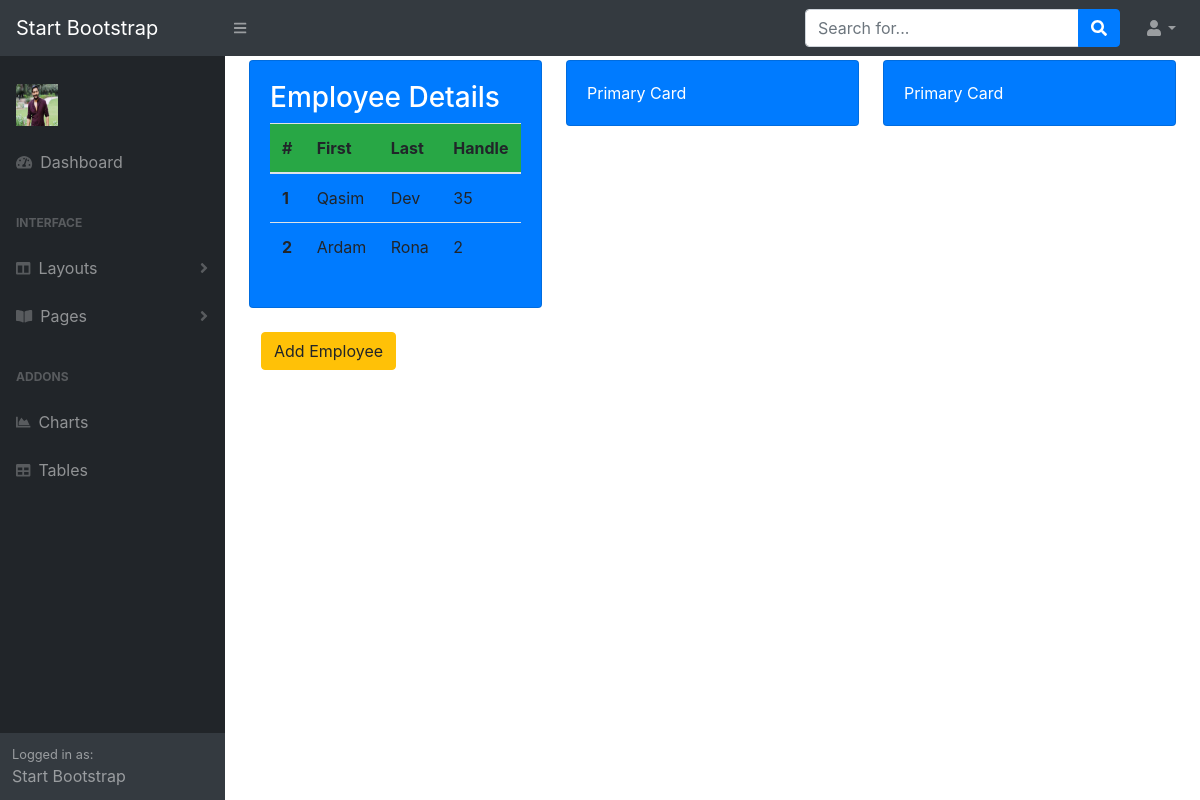
Page /home/display_emp/ on the earlier database version.
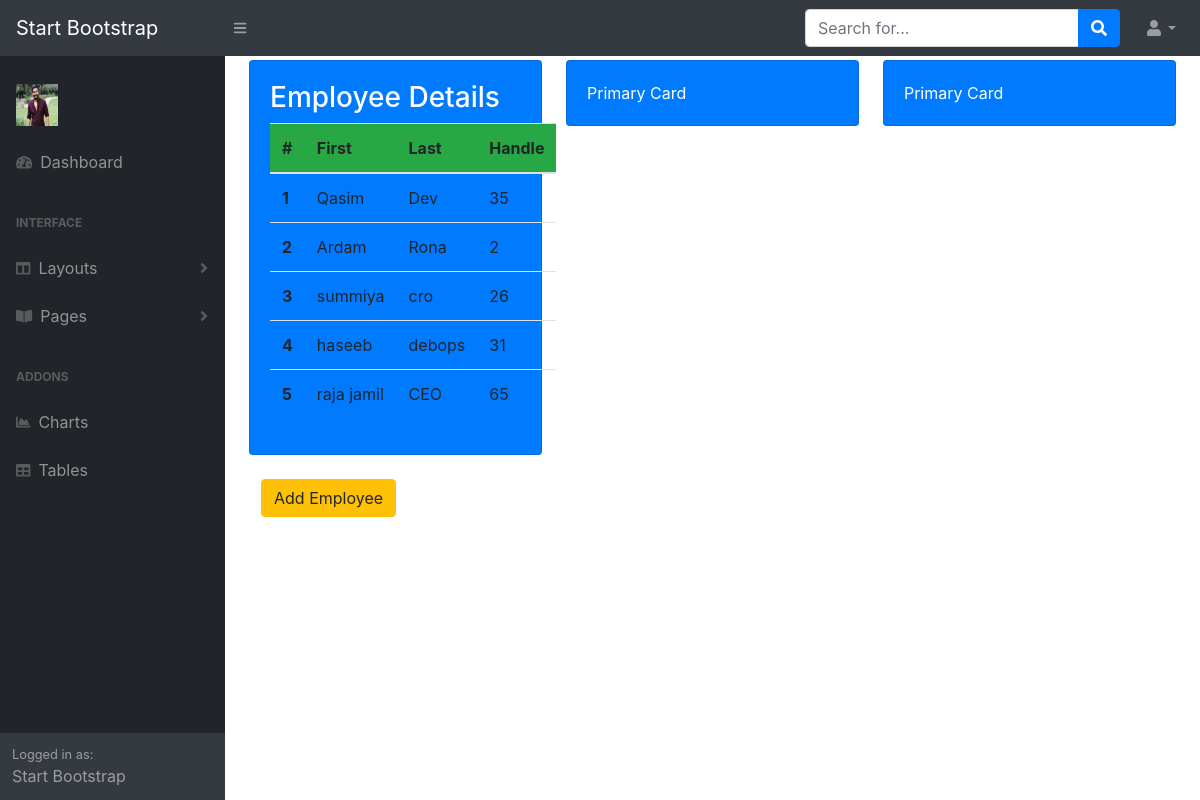
Same page on the later database version.
### admind/models.py (models this page shows)
class Employee(models.Model):
    name = models.CharField(max_length=50)
    post = models.CharField(max_length=50)
    office = models.CharField(max_length=100)
    age = models.IntegerField()
    joining = models.DateField(auto_now_add=True)
    salary = models.BigIntegerField(blank=False)

### admind/views.py (the view)
# urls.py: url(r'^home/display_emp/$', display_emp, name='home/display_emp'),
def display_emp(request):
    items = Employee.objects.all()
    context = {
        'items' : items
    }
    return render(request, 'home.html', context)

### admind/templates/home.html
{% extends 'base.html' %}
{% block home %}
<div id="layoutSidenav_content">
        <main>
                <div class="container-fluid cbox">
                    <div class="row">
                        <div class="col-md-4">
                            <div class="card bg-primary text-white mb-4">
                                <div class="card-body"><h3> Employee Details</h3>
                                    <table class="table">
                                        <thead class="thcard">
                                          <tr>
                                            <th scope="col">#</th>
                                            <th scope="col">First</th>
                                            <th scope="col">Last</th>
                                            <th scope="col">Handle</th>
                                          </tr>
                                        </thead>
                                        <tbody>
                                            {% for item in items %}
                                          <tr>
                                            <th scope="row">{{forloop.counter}}</th>
                                            <td>{{item.name}}</td>
                                            <td>{{item.post}}</td>
                                            <td>{{item.age}}</td>
                                          </tr>
                                          {% endfor %}
                                        </tbody>
                                      </table>
                                </div>
                            </div>
                        </div>
                        <div class="col-md-4">
                            <div class="card bg-primary text-white mb-4">
                                <div class="card-body">Primary Card</div>
                            </div>
                        </div>
                        <div class="col-md-4">
                            <div class="card bg-primary text-white mb-4">
                                <div class="card-body">Primary Card</div>
                            </div>
                        </div>
                        <div class="container">
                            <a class="link" href="{% url 'add_emp' %}"><button class="btn btn-warning" type="submit">Add Employee</button></a>
                        </div>
                    </div>
                </div>
        </main>
</div>
{% endblock %}

Differences in the rows shown:
added Employee: name "summiya", post "cro", age "26"
added Employee: name "haseeb", post "debops", age "31"
added Employee: name "raja jamil", post "CEO", age "65"
